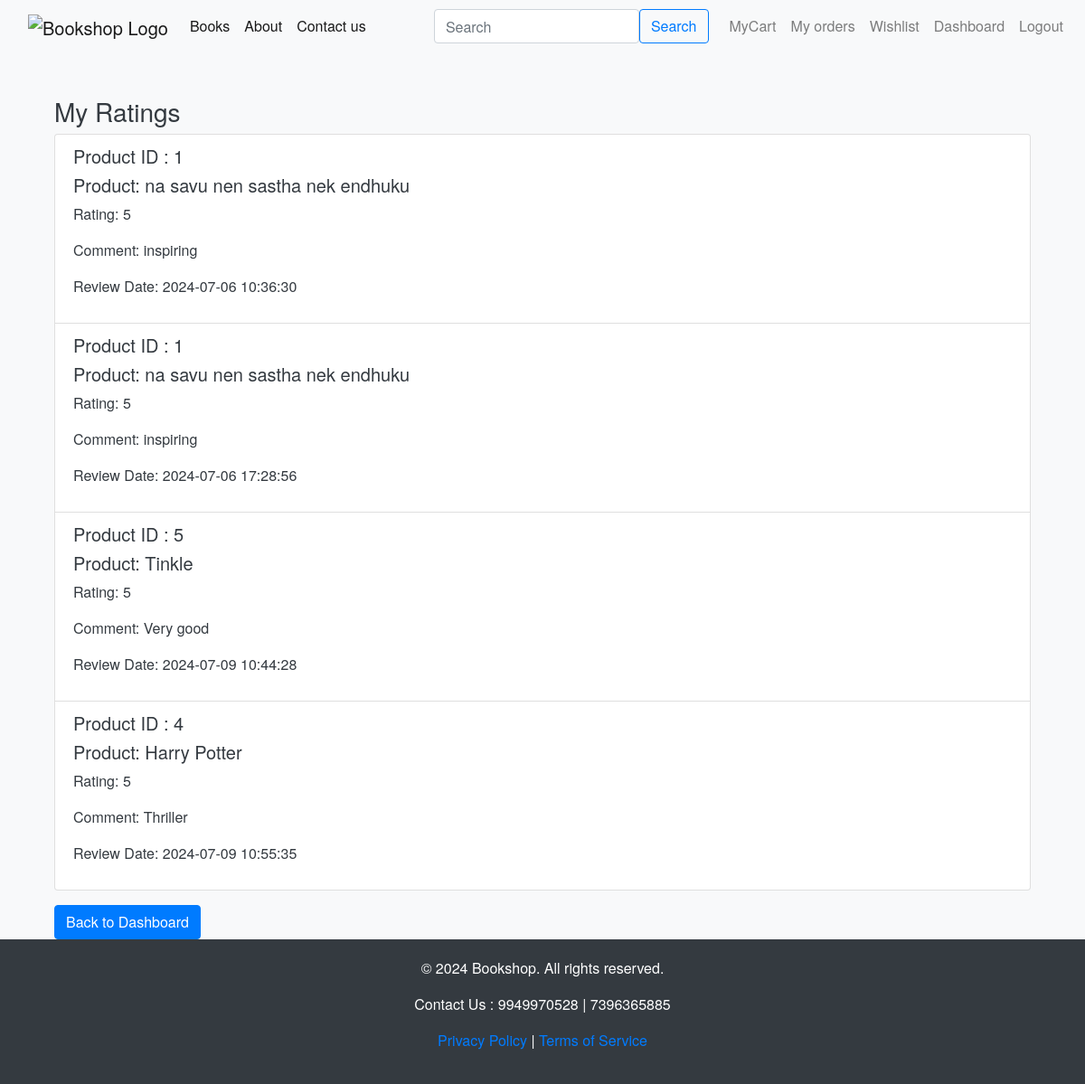
/dashboard/my_ratings (signed in), run on an earlier commit of the app's database.
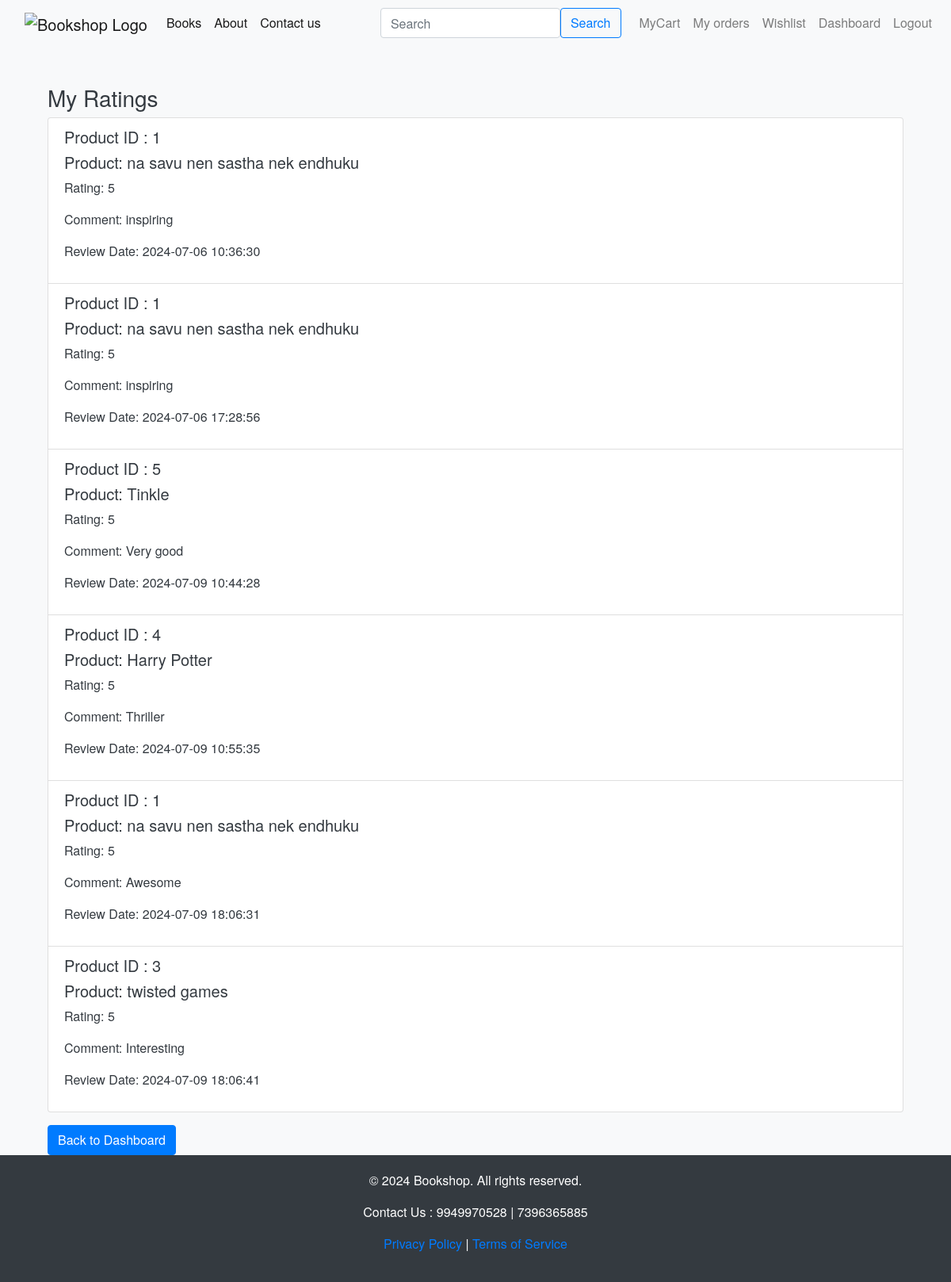
And on a later commit of the database.
### app.py (models this page shows)
class Reviews(db.Model):
    __tablename__='reviews'
    ReviewID= db.Column(db.Integer, primary_key=True)
    ProductID= db.Column(db.Integer,db.ForeignKey('products.ProductID'), nullable=False)
    UserID= db.Column(db.Integer,db.ForeignKey('users.UserID'), nullable=False)
    Rating= db.Column(db.Integer, nullable=False)
    Comment= db.Column(db.String(500), nullable=False)
    ReviewDate= db.Column(db.DateTime, nullable=False)

class Products(db.Model):
    __tablename__ = 'products'
    ProductID = db.Column(db.Integer, primary_key=True)
    ProductName= db.Column(db.String(50), nullable=False)
    Author= db.Column(db.String(30), nullable=False)
    Description= db.Column(db.String(100), nullable=False)
    Price= db.Column(db.Integer, nullable=False)
    StockQuantity= db.Column(db.Integer,nullable=False)
    CategoryID= db.Column(db.Integer,db.ForeignKey('categories.CategoryID'), nullable=False )
    MerchantID = db.Column(db.Integer, db.ForeignKey('users.UserID'), nullable=False)
    ProductImage = db.Column(db.String(100), nullable=False)

### app.py (the view)
@app.route('/dashboard/my_ratings')
def my_ratings():
    if 'user_id' not in session:
        flash('Please log in first!', 'danger')
        return redirect(url_for('login'))
    user_id = session['user_id']
    merchant_products = Products.query.filter_by(MerchantID=user_id).all()
    product_ids = [product.ProductID for product in merchant_products]
    reviews = Reviews.query.filter(Reviews.ProductID.in_(product_ids)).all()
    product_details = {product.ProductID: product.ProductName for product in merchant_products}
    return render_template('my_ratings.html', reviews=reviews, product_details=product_details)

### templates/my_ratings.html
{% extends 'base.html' %}
{% block body %}
<div class="container mt-5">
    <h3>My Ratings</h3>
    {% if reviews %}
    <ul class="list-group">
        {% for review in reviews %}
        <li class="list-group-item">
            <h5>Product ID : {{review.ProductID}}</h5>
            <h5>Product: {{ product_details[review.ProductID] }}</h5>
            <p>Rating: {{ review.Rating }}</p>
            <p>Comment: {{ review.Comment }}</p>
            <p>Review Date: {{ review.ReviewDate.strftime('%Y-%m-%d %H:%M:%S') }}</p>
        </li>
        {% endfor %}
    </ul>
    {% else %}
    <p>No ratings found for your products.</p>
    {% endif %}
    <a href="{{ url_for('dashboard') }}" class="btn btn-primary mt-3">Back to Dashboard</a>
</div>
{% endblock body %}

### templates/base.html (shortened to what this page needs)
<!doctype html>
<html lang="en">
<head>
    <link rel="stylesheet" href="https://cdn.jsdelivr.net/npm/bootstrap@4.4.1/dist/css/bootstrap.min.css"
>
    <link href="https://cdn.jsdelivr.net/npm/bootstrap-icons/font/bootstrap-icons.css" rel="stylesheet">
</head>
<body>
    <header>
        <nav class="navbar navbar-expand-lg navbar-light bg-light ">
            <div class="container">
                <a class="navbar-brand" href="/"><img src="{{ url_for('static', filename='logo1.jpeg') }}" alt="Bookshop Logo"></a>
                <div id="navbar" class="navbar-collapse collapse">
                    <ul class="navbar-nav mr-auto">
                        <li class="nav-item">
                            <a class="nav-link active" href="{{url_for('books')}}">Books</a>
                        </li>
                        <li class="nav-item">
                            <a class="nav-link active" href="/about">About</a>
                        </li>
                        <li class="nav-item">
                            <a class="nav-link active" href="/contactus">Contact us</a>
                        </li>
                    </ul>
                    <form class="d-flex justify-content-center" method="GET" action="{{ url_for('search') }}">
                        <input class="form-control me-2" type="search" name="query" placeholder="Search"
                            aria-label="Search">
                        <button class="btn btn-outline-primary" type="submit">Search</button>
                    </form>
                </div>
            </div>
            <ul class="navbar-nav ml-auto">
                {% if 'user_id' in session %}
                <li class="nav-item">
                    <a class="nav-link" href="{{ url_for('mycart') }}">MyCart</a>
                </li>
                <li class="nav-item">
                    <a class="nav-link" href="{{ url_for('orders') }}">My orders</a>
                </li>
                <li class="nav-item">
                    <a class="nav-link" href="{{ url_for('wishlist') }}">Wishlist</a>
                </li>
                <li class="nav-item">
                    <a class="nav-link" href="{{ url_for('dashboard') }}">Dashboard</a>
                </li>
                <li class="nav-item">
                    <a class="nav-link" href="{{ url_for('logout') }}">Logout</a>
                </li>
                {% else %}
                <li class="nav-item">
                    <a href="/login"> <button type="button" class="btn btn-light">Login/Signin</button></a>
                </li>
                {% endif %}
            </ul>
        </nav>
    </header>
    <div class="container">
        {% block body %}
        {% endblock body %}
    </div>
    <footer>
        <div class="container">
            <p>&copy; 2024 Bookshop. All rights reserved.</p>
            <p>Contact Us : 9949970528 | 7396365885</p>
            <p><a href="/privacy-policy">Privacy Policy</a> | <a href="/terms-of-service">Terms of Service</a></p>
        </div>
    </footer>
</body>
</html>

### templates/base.html (style rules this page uses)
body { background-color: #f8f9fa; color: #343a40; font-family: 'Helvetica Neue', Helvetica, Arial, sans-serif; display: flex; flex-direction: column; min-height: 100vh; margin: 0; }
.navbar-brand img { max-height: 40px; }
.btn-primary { background-color: #007bff; border-color: #007bff; }
.container { flex: 1; }
footer { background-color: #343a40; color: white; padding: 20px 0; text-align: center; }

What changed in the data, as far as the page shows it:
added Reviews: ProductID "1", ProductID.ProductName "na savu nen sastha nek endhuku", Rating "5", Comment "Awesome", ReviewDate "2024-07-09 18:06:31"
added Reviews: ProductID "3", ProductID.ProductName "twisted games", Rating "5", Comment "Interesting", ReviewDate "2024-07-09 18:06:41"
